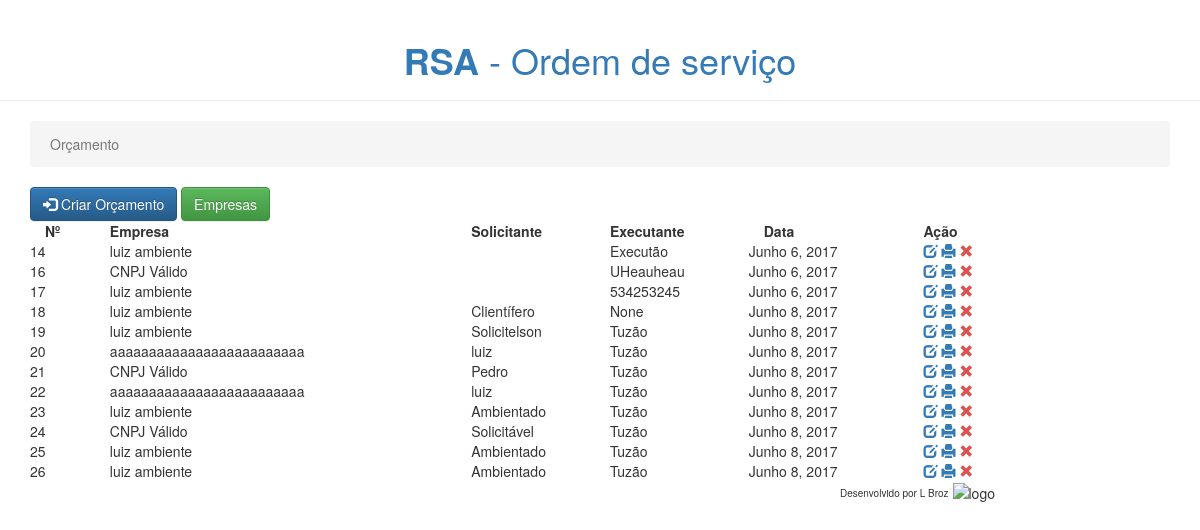
/pros/, run on an earlier commit of the app's database.
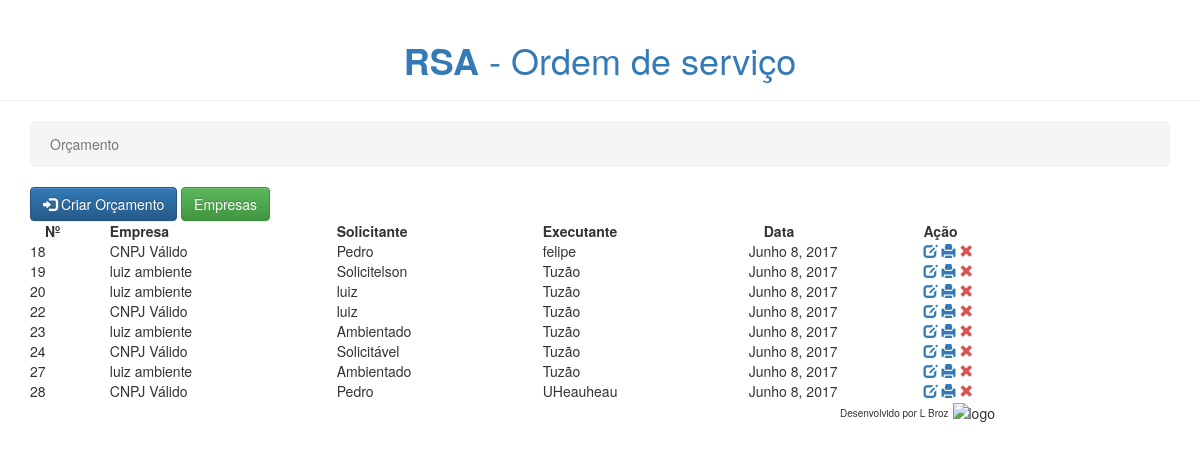
And on a later commit of the database.
### pros/models.py (models this page shows, shortened)
class Ordem(models.Model):
    empresa = models.CharField(max_length=200)
    cliente = models.CharField(max_length=200)
    arquivo = models.FileField(blank=True, null=True)
    data = models.DateField(default=datetime.now(), blank=True, null=True)
    num_nf_entrada = models.CharField(max_length=20, blank=True, null=True)
    descricao = models.CharField(max_length=512, blank=True, null=True)
    acessorios = models.CharField(max_length=200, blank=True, null=True)
    observacoes = models.CharField(max_length=200, blank=True, null=True)
    data_envio_orcamento = models.CharField(max_length=12, blank=True, null=True)
    data_aprovacao = models.CharField(max_length=12, blank=True, null=True)
    num_pedido = models.CharField(max_length=100, blank=True, null=True)
    valor = models.IntegerField(blank=True, null=True)
    executante = models.CharField(max_length=100, blank=True, null=True)
    data_liberacao = models.CharField(max_length=12, blank=True, null=True)
    num_nf_servico = models.CharField(max_length=20, blank=True, null=True)
    num_nf_vendas = models.CharField(max_length=20, blank=True, null=True)
    num_nf_devolucao = models.CharField(max_length=20, blank=True, null=True)
    responsavel_preenchimento = models.CharField(max_length=100, blank=True, null=True)

### pros/views.py (the view)
def index(request):
    ordem_list = Ordem.objects.order_by('id')
    return render(request, 'pros/index.html', {'ordem_list': ordem_list})

### pros/templates/pros/index.html (shortened to what this page needs)
<!DOCTYPE HTML>
{% extends 'pros/base.html' %}
    {% block body %}
        <header class="page-header text-center color-link-orcamento">
            <h1><strong>RSA</strong> - Ordem de serviço</h1>
        </header>
        <div class="container">
            <ul class="breadcrumb">
                <li class="active">Orçamento</li>
            </ul>
            <div id="toolbar-orcamento">
                <a type="button" class="btn btn-primary" href="{% url 'pros:cadastro_ordem' %}">
                    <i class="glyphicon glyphicon-log-in"></i> Criar Orçamento
                </a>
                <a type="button" class="btn btn-success" href="{% url 'pros:empresas' %}">
                     Empresas
                </a>
            </div>
            <table data-toggle="table"
                data-toolbar="#toolbar-orcamento"
                data-toolbar="#toolbar-empresa"
                data-search="true"
                data-sort-name="nome_empresa"
                data-sort-order="desc"
                data-pagination="true"
                data-show-footer="false"
                data-page-list="[10, 25, 50, 100, ALL]"
                data-minimum-count-columns="2"
                data-show-columns="true">
                <thead>
                    <tr>
                        <th data-field="num_ordem" class="col-md-1" data-align="center" data-sortable="true">Nº</th>
                        <th data-field="empresa" data-sortable="true">Empresa</th>
                        <th data-field="solicitante" data-sortable="true">Solicitante</th>
                        <th data-field="executante" data-sortable="true">Executante</th>
                        <th data-field="data" class="col-md-2" data-sortable="true">Data</th>
                        <th data-field="action" class="col-md-1" data-align="center">Ação</th>
                    </tr>
                </thead>
                <tbody>
                    {% for ordem in ordem_list %}
                        <tr>
                            <td class="text-overflow">{{ ordem.id }}</td>
                            <td class="text-overflow">{{ ordem.empresa }}</td>
                            <td class="text-overflow">{{ ordem.cliente }}</td>
                            <td class="text-overflow">{{ ordem.executante }}</td>
                            <td class="text-overflow">{{ ordem.data }}</td>
                            <td class="col-md-1" data-align="center">
                                <a class="edit ml10" href="update_ordem/{{ ordem.id }}" title="Edit">
                                    <i class="glyphicon glyphicon-edit color-link-ordem"></i>
                                </a>
                                <a class="imp m110 imprimir" href="imprimir_ordem/{{ ordem.id }}" title="Imprimir">
                                    <i class="glyphicon glyphicon-print"></i>
                                </a>
                                <a class="remove ml10 remove-ordem" title="Remove" data-toggle="modal" href="#"
                                   data-id="{{ ordem.id }}" data-num_pedido="{{ ordem.num_pedido }}"
                                   data-target="#ordem-del">
                                    <i class="glyphicon glyphicon-remove color-delete"></i>
                                </a>
                            </td>
                        </tr>
                    {% endfor %}
                </tbody>
            </table>
        </div>
        {% endblock body %}

What changed in the data, as far as the page shows it:
removed Ordem: id "14", empresa "luiz ambiente", executante "Executão", data "Junho 6, 2017"
removed Ordem: id "16", empresa "CNPJ Válido", executante "UHeauheau", data "Junho 6, 2017"
removed Ordem: id "17", empresa "luiz ambiente", executante "534253245", data "Junho 6, 2017"
removed Ordem: id "21", empresa "CNPJ Válido", cliente "Pedro", executante "Tuzão", data "Junho 8, 2017"
removed Ordem: id "25", empresa "luiz ambiente", cliente "Ambientado", executante "Tuzão", data "Junho 8, 2017"
removed Ordem: id "26", empresa "luiz ambiente", cliente "Ambientado", executante "Tuzão", data "Junho 8, 2017"
changed Ordem id 18: empresa "luiz ambiente" → "CNPJ Válido"; cliente "Clientífero" → "Pedro"; executante "None" → "felipe"
changed Ordem id 20: empresa "aaaaaaaaaaaaaaaaaaaaaaaaa" → "luiz ambiente"
changed Ordem id 22: empresa "aaaaaaaaaaaaaaaaaaaaaaaaa" → "CNPJ Válido"
added Ordem: id "27", empresa "luiz ambiente", cliente "Ambientado", executante "Tuzão", data "Junho 8, 2017"
added Ordem: id "28", empresa "CNPJ Válido", cliente "Pedro", executante "UHeauheau", data "Junho 8, 2017"
